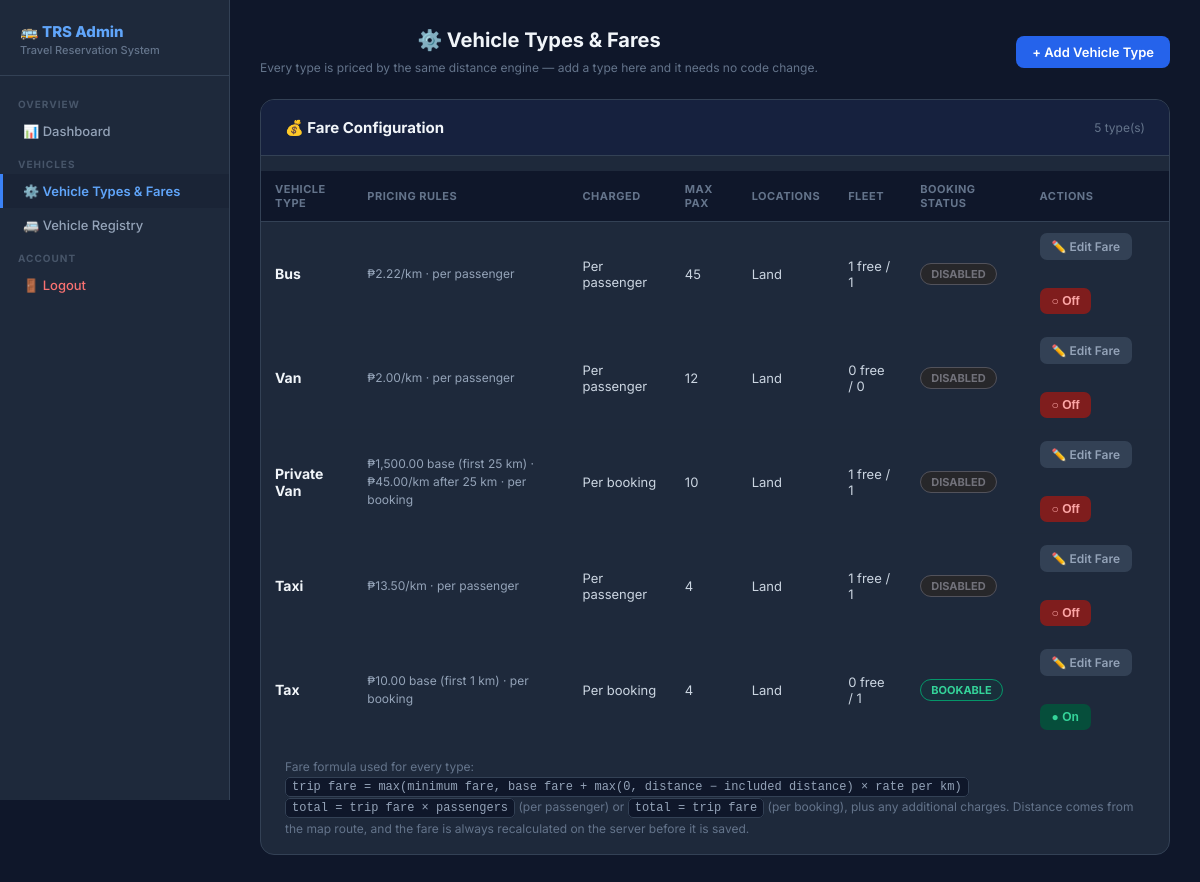
/admin/vehicle-types (signed in), run on an earlier commit of the app's database.
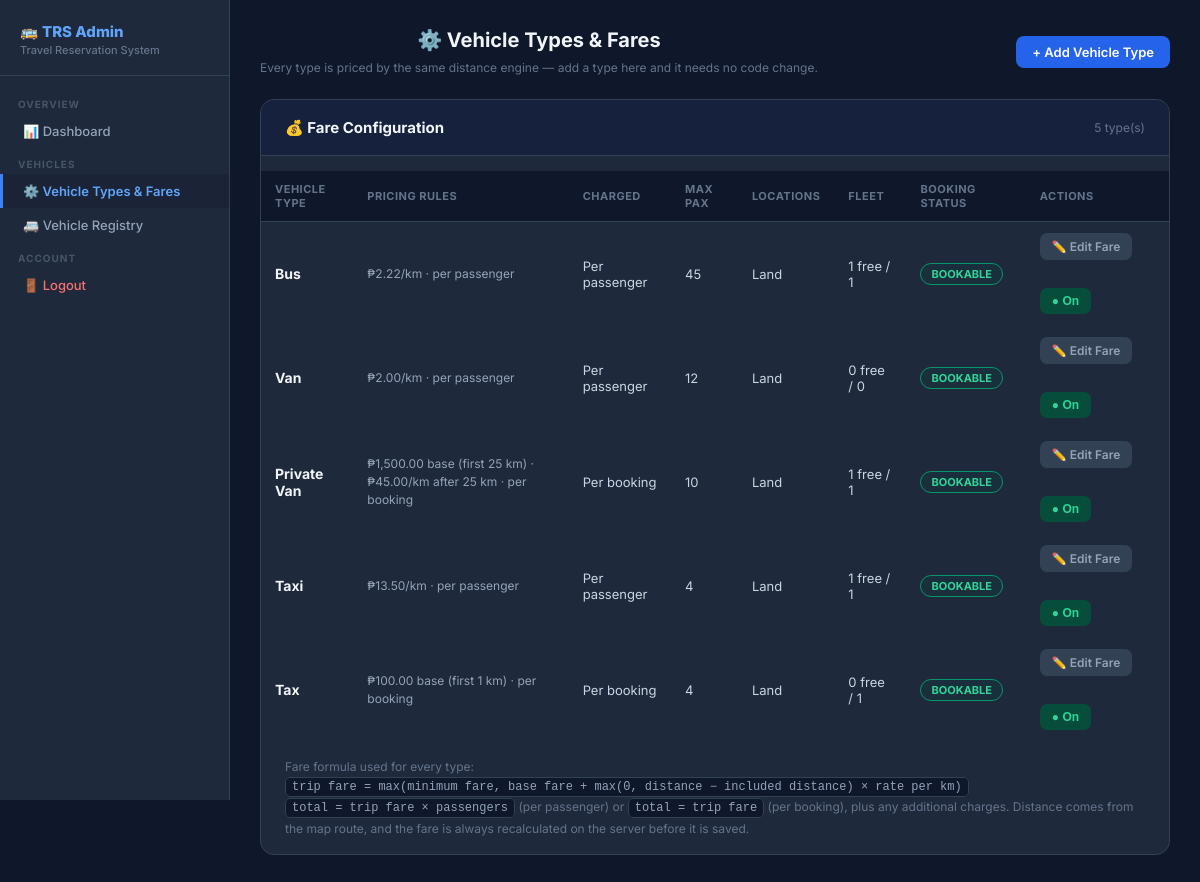
And on a later commit of the database.
### tables this page shows
CREATE TABLE vehicle_types (
            type_id INTEGER PRIMARY KEY AUTOINCREMENT,
            type_name TEXT UNIQUE NOT NULL,
            rate_per_km REAL DEFAULT 2.22,
            max_passengers INTEGER DEFAULT 45,
            is_available INTEGER DEFAULT 1
        , base_fare REAL DEFAULT 0, included_distance REAL DEFAULT 0, min_fare REAL NOT NULL DEFAULT 0, extra_charges REAL NOT NULL DEFAULT 0, extra_charges_label TEXT DEFAULT '', charge_basis TEXT NOT NULL DEFAULT 'per_booking', location_type TEXT DEFAULT 'land', fare_configured INTEGER NOT NULL DEFAULT 0);

### TravelReservationSystem/app.py (the view)
@app.route("/admin/vehicle-types")
def admin_vehicle_types():
    if "user_id" not in session or session.get("username") != "admin":
        flash("Admin access only.", "error")
        return redirect(url_for("login"))
    conn = get_db()
    types = get_available_vehicle_types(conn)
    conn.close()
    return render_template("admin_vehicle_types.html", vehicle_type_stats=types)

### TravelReservationSystem/app.py (called while the page is built)
def get_db():
    conn = sqlite3.connect(DATABASE, timeout=30)
    conn.row_factory = sqlite3.Row
    return conn

def get_booking_type(vehicle):
    if vehicle in ("Bus", "Van"):
        return "Seat Reservation"
    if vehicle in ("Taxi", "Motor"):
        return "Ride Reservation"
    if vehicle in ("Airplane", "Ferry"):
        return "Ticket Reservation"
    return "Reservation"

### TravelReservationSystem/templates/admin_vehicle_types.html (shortened to what the changed rows need)
<!DOCTYPE html>
<html lang="en">
<head>
    <link rel="stylesheet" href="{{ url_for('static', filename='css/style.css') }}">
</head>
<body>
<div class="admin-layout">
    <main class="main-content">
        <div class="topbar">
            <div>
                <h1>⚙️ Vehicle Types &amp; Fares</h1>
            </div>
        </div>
        <div class="section-card">
            <div class="section-header">
                <h2>💰 Fare Configuration</h2>
            </div>
            <div class="table-wrap">
                <table>
                    <thead>
                        <tr>
                            <th>Vehicle Type</th><th>Pricing Rules</th><th>Charged</th>
                            <th>Max Pax</th><th>Locations</th><th>Fleet</th>
                            <th>Booking Status</th><th>Actions</th>
                        </tr>
                    </thead>
                    <tbody>
                    {% for vt in vehicle_type_stats %}
                        <tr>
                            <td><span class="type-name">{{ vt.type_name }}</span></td>
                            <td class="price-cell">
                                {% if vt.fare_configured %}
                                    {{ vt.price_label }}
                                {% else %}
                                    <span class="price-missing">Fare not configured</span>
                                {% endif %}
                            </td>
                            <td>{{ 'Per passenger' if vt.charge_basis == 'per_passenger' else 'Per booking' }}</td>
                            <td>{{ vt.max_passengers }}</td>
                            <td style="text-transform:capitalize">{{ vt.location_type }}</td>
                            <td>{{ vt.available_vehicles }} free / {{ vt.total_vehicles }}</td>
                            <td>
                                {% if not vt.fare_configured %}
                                    <span class="badge pending">Needs pricing</span>
                                {% elif vt.bookable %}
                                    <span class="badge on">Bookable</span>
                                {% else %}
                                    <span class="badge off">Disabled</span>
                                {% endif %}
                            </td>
                            <td>
                                <div style="display:flex;gap:6px;flex-wrap:wrap">
                                    <a class="btn btn-ghost" href="{{ url_for('admin_edit_vehicle_type', type_id=vt.type_id) }}">✏️ Edit Fare</a>
                                    <form method="POST" action="{{ url_for('admin_toggle_vehicle_type', type_id=vt.type_id) }}" style="display:inline">
                                        <button type="submit" class="btn {% if vt.is_available %}btn-toggle-on{% else %}btn-toggle-off{% endif %}">
                                            {% if vt.is_available %}● On{% else %}○ Off{% endif %}
                                        </button>
                                    </form>
                                </div>
                            </td>
                        </tr>
                    {% else %}
                        <tr><td colspan="8" style="color:#64748b">No vehicle types yet. Add one to start pricing.</td></tr>
                    {% endfor %}
                    </tbody>
                </table>
            </div>
        </div>
    </main>
</div>
</body>
</html>

What changed in the data, as far as the page shows it:
changed vehicle_types "Bus": text "DISABLED" → "BOOKABLE"; is_available "○ Off" → "● On"
changed vehicle_types "Van": text "DISABLED" → "BOOKABLE"; is_available "○ Off" → "● On"
changed vehicle_types "Private Van": text "DISABLED" → "BOOKABLE"; is_available "○ Off" → "● On"
changed vehicle_types "Taxi": text "DISABLED" → "BOOKABLE"; is_available "○ Off" → "● On"
changed vehicle_types "Tax": price_label "₱10.00 base (first 1 km) · per booking" → "₱100.00 base (first 1 km) · per booking"
